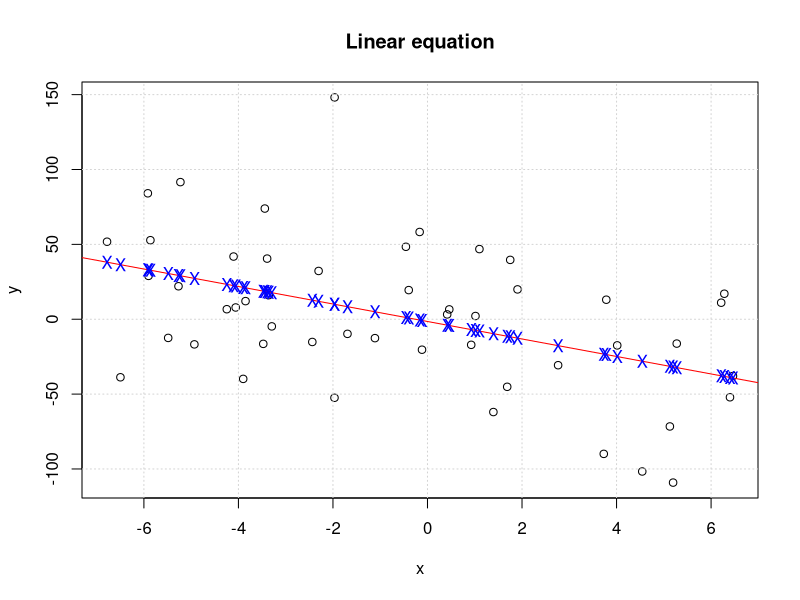
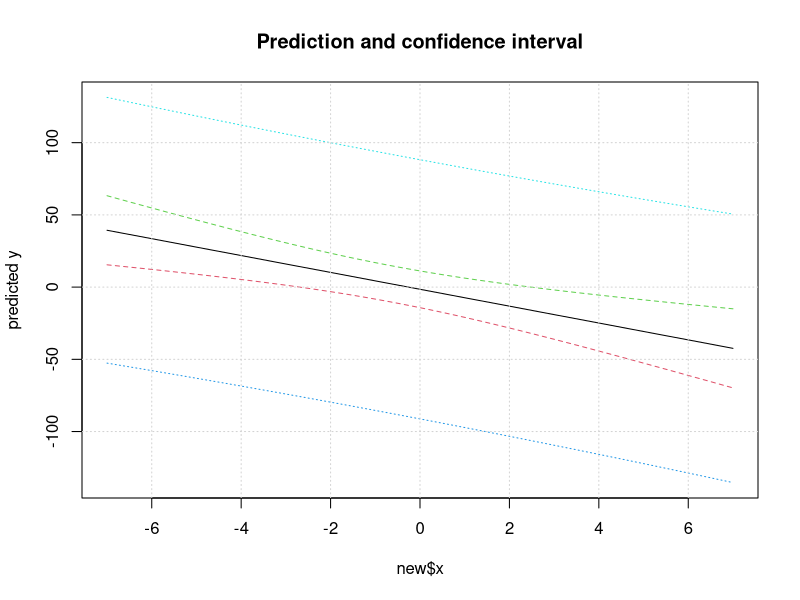
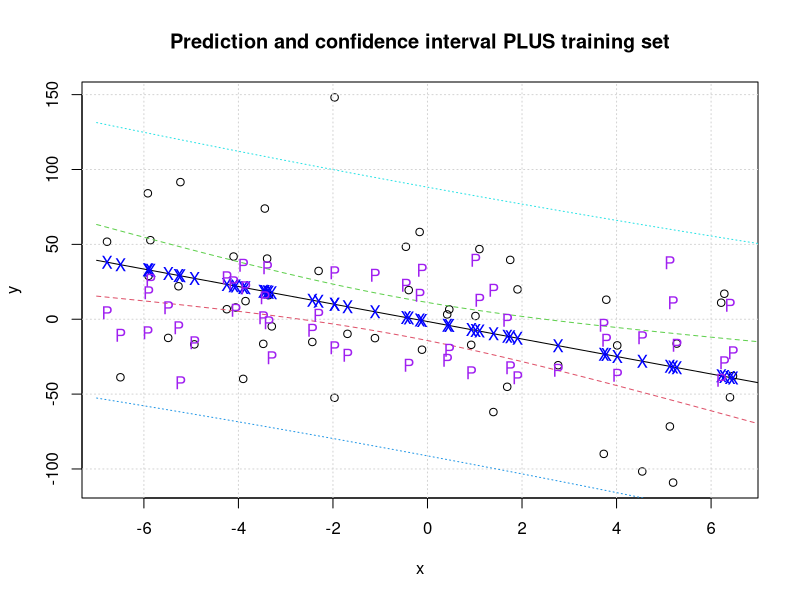

Write R code to recreate these figures, in order.
# Defining the equation
x = runif(50,-7,7)
y = 5 - 6*x + rnorm(50,0,45)
# Ploting the equation
plot(x,y)
title('Linear equation')
grid()
# Linear model
L = lm(y~x)
summary(L)
# the output is the coefficienties: (Intercept -> a0hat)/ (x -> a1hat

# L$coefficients: exact values
L$coefficients
abline(L,col='red')

# Help in R
#help(predict.lm)

# Prediction of y_hat associated to the training sample
# Prediction associated to a new observaton
#predict(L)
# Inserting the prediction points into the graph (blue X)
points(x,predict(L),pch='X',col='blue')

# Creating new data set
new = data.frame(x = seq(-7,7,length.out = 50))
# Obtaining the confidence interval and prediction
# The prediction always require a new data set (new observation)
pred.w.plim <- predict(L, new, interval = "prediction")
# The confidence does not always require a new data set E[y]
pred.w.clim <- predict(L, new, interval = "confidence")
matplot(new$x, cbind(pred.w.clim, pred.w.plim[,-1]), lty = c(1,2,2,3,3), type = "l", ylab = "predicted y")
title('Prediction and confidence interval')
grid()
# Plotting individually (just replace plim or clim)
#matplot(new$x, pred.w.plim, lty = c(1,2,2,3,3), type = "l", ylab = "predicted y")
#grid()
# Plotting all together
# Training data set
plot(x,y)
grid()
title('Prediction and confidence interval PLUS training set')
# Confidence levels in prediction and E[y]
matlines(new$x, cbind(pred.w.clim, pred.w.plim[,-1]), lty = c(1,2,2,3,3), type = "l", ylab = "predicted y")
# Plotting the linear model with the training set
points(x,predict(L),pch='X',col='blue')
# Plotting the prediction with a new data set
points(x,predict(L,new),pch='P',col='purple')
print('Summary of prediction with testing data')
summary(predict(L,new))

print('Exercise 2 - Multivariable linear problem')
A = matrix(0,nrow = 50,ncol = 50)
A[,1] = rexp(50,0.4)
A[,2] = rnorm(50,3,0.5)
A[,3] = rpois(50,0.8)
A[,4] = runif(50,-5,3)

y = 3 + 2*A[,1] - 5*A[,2] + 7*A[4] + rnorm(50)
L1 = lm(y~.,data=as.data.frame(A))
L1
summary(L1)

# = cbind(rep(1,50),A)

# rank = 5
# From the output: F statistic: 4773 on 4 (rank -1) and (n - rank)
